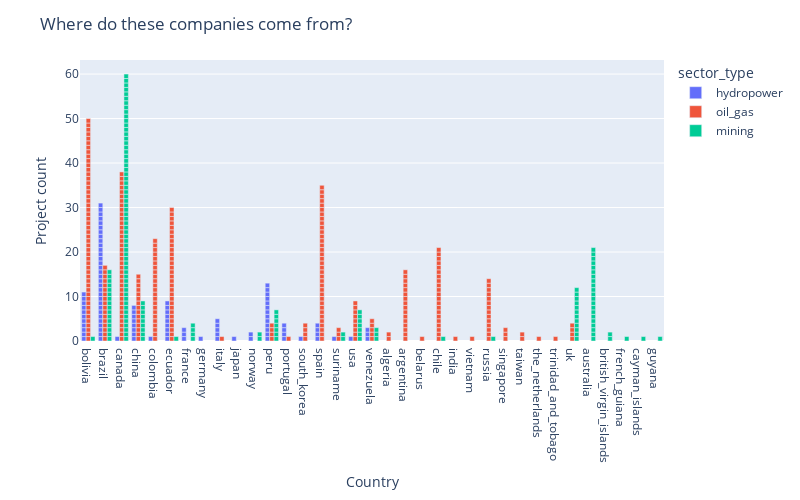

The code cell stored with this chart in its notebook:
### Code cell
# Check the distribution of projects by country
fig = px.bar(df, x='country_of_company_hq', color='sector_type')
fig.update_layout(
    title = 'Where do these companies come from?', 
    xaxis = dict(title = 'Country'), 
    yaxis = dict(title = 'Project count'), 
    barmode = 'group', 
    paper_bgcolor = '#FFFFFF', 
    showlegend = True,
    width = 800,
    height = 500
)

### Figure 1 — Plotly figure (JSON) as saved in the notebook; plotly's stock layout.template omitted (floating-point values rounded to 4 significant figures; data arrays with more than 128 entries replaced by an {"elided": "..."} marker saying what was removed)
{"data": [{"alignmentgroup": "True", "hovertemplate": "sector_type=hydropower<br>country_of_company_hq=%{x}<br>count=%{y}<extra></extra>", "legendgroup": "hydropower", "marker": {"color": "#636efa", "pattern": {"shape": ""}}, "name": "hydropower", "offsetgroup": "hydropower", "orientation": "v", "showlegend": true, "textposition": "auto", "type": "bar", "x": ["bolivia", "bolivia", "bolivia", "bolivia", "bolivia", "bolivia", "bolivia", "bolivia", "bolivia", "bolivia", "bolivia", "brazil", "brazil", "brazil", "brazil", "brazil", "brazil", "brazil", "brazil", "brazil", "brazil", "brazil", "brazil", "brazil", "brazil", "brazil", "brazil", "brazil", "brazil", "brazil", "brazil", "brazil", "brazil", "brazil", "brazil", "brazil", "brazil", "brazil", "brazil", "brazil", "brazil", "brazil", "canada", "china", "china", "china", "china", "china", "china", "china", "china", "colombia", "ecuador", "ecuador", "ecuador", "ecuador", "ecuador", "ecuador", "ecuador", "ecuador", "ecuador", "france", "france", "france", "germany", "italy", "italy", "italy", "italy", "italy", "japan", "norway", "norway", "peru", "peru", "peru", "peru", "peru", "peru", "peru", "peru", "peru", "peru", "peru", "peru", "peru", "portugal", "portugal", "portugal", "portugal", "south_korea", "spain", "spain", "spain", "spain", "suriname", "usa", "venezuela", "venezuela", "venezuela"], "xaxis": "x", "y": [1, 1, 1, 1, 1, 1, 1, 1, 1, 1, 1, 1, 1, 1, 1, 1, 1, 1, 1, 1, 1, 1, 1, 1, 1, 1, 1, 1, 1, 1, 1, 1, 1, 1, 1, 1, 1, 1, 1, 1, 1, 1, 1, 1, 1, 1, 1, 1, 1, 1, 1, 1, 1, 1, 1, 1, 1, 1, 1, 1, 1, 1, 1, 1, 1, 1, 1, 1, 1, 1, 1, 1, 1, 1, 1, 1, 1, 1, 1, 1, 1, 1, 1, 1, 1, 1, 1, 1, 1, 1, 1, 1, 1, 1, 1, 1, 1, 1, 1, 1], "yaxis": "y"}, {"alignmentgroup": "True", "hovertemplate": "sector_type=oil_gas<br>country_of_company_hq=%{x}<br>count=%{y}<extra></extra>", "legendgroup": "oil_gas", "marker": {"color": "#EF553B", "pattern": {"shape": ""}}, "name": "oil_gas", "offsetgroup": "oil_gas", "orientation": "v", "showlegend": true, "textposition": "auto", "type": "bar", "x": {"elided": "302 str values"}, "xaxis": "x", "y": {"elided": "302 int values"}, "yaxis": "y"}, {"alignmentgroup": "True", "hovertemplate": "sector_type=mining<br>country_of_company_hq=%{x}<br>count=%{y}<extra></extra>", "legendgroup": "mining", "marker": {"color": "#00cc96", "pattern": {"shape": ""}}, "name": "mining", "offsetgroup": "mining", "orientation": "v", "showlegend": true, "textposition": "auto", "type": "bar", "x": {"elided": "152 str values"}, "xaxis": "x", "y": {"elided": "152 int values"}, "yaxis": "y"}], "layout": {"barmode": "group", "height": 500, "legend": {"title": {"text": "sector_type"}, "tracegroupgap": 0}, "margin": {"t": 60}, "paper_bgcolor": "#FFFFFF", "showlegend": true, "title": {"text": "Where do these companies come from?"}, "width": 800, "xaxis": {"anchor": "y", "domain": [0, 1], "title": {"text": "Country"}}, "yaxis": {"anchor": "x", "domain": [0, 1], "title": {"text": "Project count"}}}}
